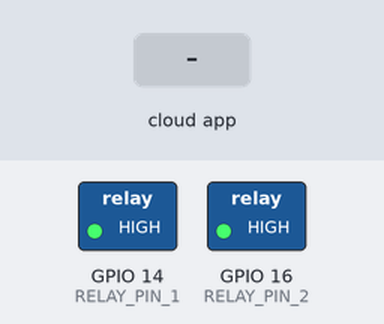
A program run on a simulated ESP8266 (NodeMCU). On the bench: switched loads named in the program (green lamp = pin HIGH). The inputs (shaded band) are chosen by the test bench. WiFi joins after 1.5 s; servers stay silent unless stated; what the program prints to the serial monitor is not drawn.

Above: at 3.2 s.
3.3 s: the phone or cloud app sets 674676c68916d6b80a231abc to 1
At 4.0 s:
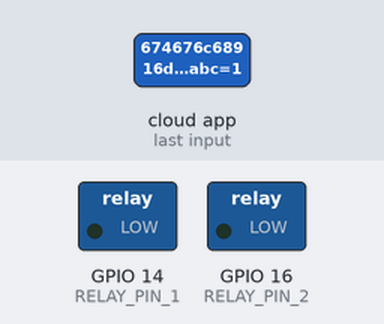
4.8 s: the phone or cloud app sets 674676c68916d6b80a231abc to 0
At 5.1 s:
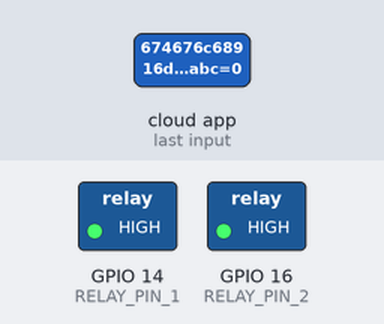
Timing chart, 0 to 7.8 s (numbered marks = the images above; inputs shaded):
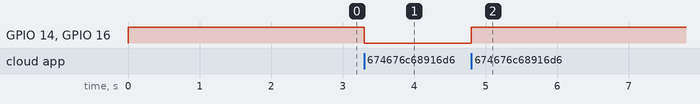

Measured:
- after the input at 3.3 s, GPIO 14 (RELAY_PIN_1), GPIO 16 (RELAY_PIN_2): HIGH → LOW at once
- after the input at 4.8 s, GPIO 14 (RELAY_PIN_1), GPIO 16 (RELAY_PIN_2): LOW → HIGH at once

The program:

main.cpp
```cpp
/*
 * Simple example for how to use multiple SinricPro Switch device:
 * - setup 4 switch devices
 * - handle request using multiple callbacks
 *
 * If you encounter any issues:
 * - check the readme.md at https://github.com/sinricpro/esp8266-esp32-sdk/blob/master/README.md
 * - ensure all dependent libraries are installed
 *   - see https://github.com/sinricpro/esp8266-esp32-sdk/blob/master/README.md#arduinoide
 *   - see https://github.com/sinricpro/esp8266-esp32-sdk/blob/master/README.md#dependencies
 * - open serial monitor and check whats happening
 * - check full user documentation at https://sinricpro.github.io/esp8266-esp32-sdk
 * - visit https://github.com/sinricpro/esp8266-esp32-sdk/issues and check for existing issues or open a new one
 */

#ifdef ENABLE_DEBUG
   #define DEBUG_ESP_PORT Serial
   #define NODEBUG_WEBSOCKETS
   #define NDEBUG
#endif

#include <Arduino.h>
#if defined(ESP8266)
  #include <ESP8266WiFi.h>
#elif defined(ESP32) || defined(ARDUINO_ARCH_RP2040)
  #include <WiFi.h>
#endif

#include "SinricPro.h"
#include "SinricProSwitch.h"

#define WIFI_SSID         "Camargo 2.4G"
#define WIFI_PASS         "AW12012019"
#define APP_KEY           "9c1b45d6-86f1-48b1-96e6-5ddfffa811e8"
#define APP_SECRET        "470af8d5-ef5f-41ff-bd25-aefa6322d1d0-0d55eff4-05e0-4292-8768-5298126c1bcc"

#define SWITCH_ID_1       "674676c68916d6b80a231abc"

#define RELAY_PIN_1         14
#define RELAY_PIN_2         16
#define RELAY_ON            LOW
#define RELAY_OFF           HIGH

#define SERIAL_BAUD_RATE         115200

bool onPowerState1(const String &deviceId, bool &state)
{
    Serial.printf("Device 1 turned %s\r\n", state ? "on" : "off");

    digitalWrite(RELAY_PIN_1, state ? RELAY_ON : RELAY_OFF);
    digitalWrite(RELAY_PIN_2, state ? RELAY_ON : RELAY_OFF);

    return true;
}

void setupWiFi()
{
    Serial.println("[Wifi]: Connecting");

    #if defined(ESP8266)
        WiFi.setSleepMode(WIFI_NONE_SLEEP);
        WiFi.setAutoReconnect(true);
    #elif defined(ESP32)
        WiFi.setSleep(false);
        WiFi.setAutoReconnect(true);
    #endif

    WiFi.begin(WIFI_SSID, WIFI_PASS);

    while (WiFi.status() != WL_CONNECTED)
    {
        Serial.print(".");
        delay(1000);
    }

    Serial.printf("connected!\r\n[WiFi]: IP-Address is %s\r\n", WiFi.localIP().toString().c_str());
}

void setupSinricPro(void)
{
    SinricProSwitch& mySwitch1 = SinricPro[SWITCH_ID_1];

    mySwitch1.onPowerState(onPowerState1);

    SinricPro.onConnected([](){ Serial.print("Connected to SinricPro\r\n"); });
    SinricPro.onDisconnected([](){ Serial.print("Disconnected from SinricPro\r\n"); });

    SinricPro.begin(APP_KEY, APP_SECRET);
}

void setup()
{
    Serial.begin(SERIAL_BAUD_RATE);
    Serial.print("\r\n\r\n");

    pinMode(RELAY_PIN_1, OUTPUT);
    pinMode(RELAY_PIN_2, OUTPUT);
    digitalWrite(RELAY_PIN_1, RELAY_OFF);
    digitalWrite(RELAY_PIN_2, RELAY_OFF);

    setupWiFi();
    setupSinricPro();
}

void loop()
{
    SinricPro.handle();
}
```
